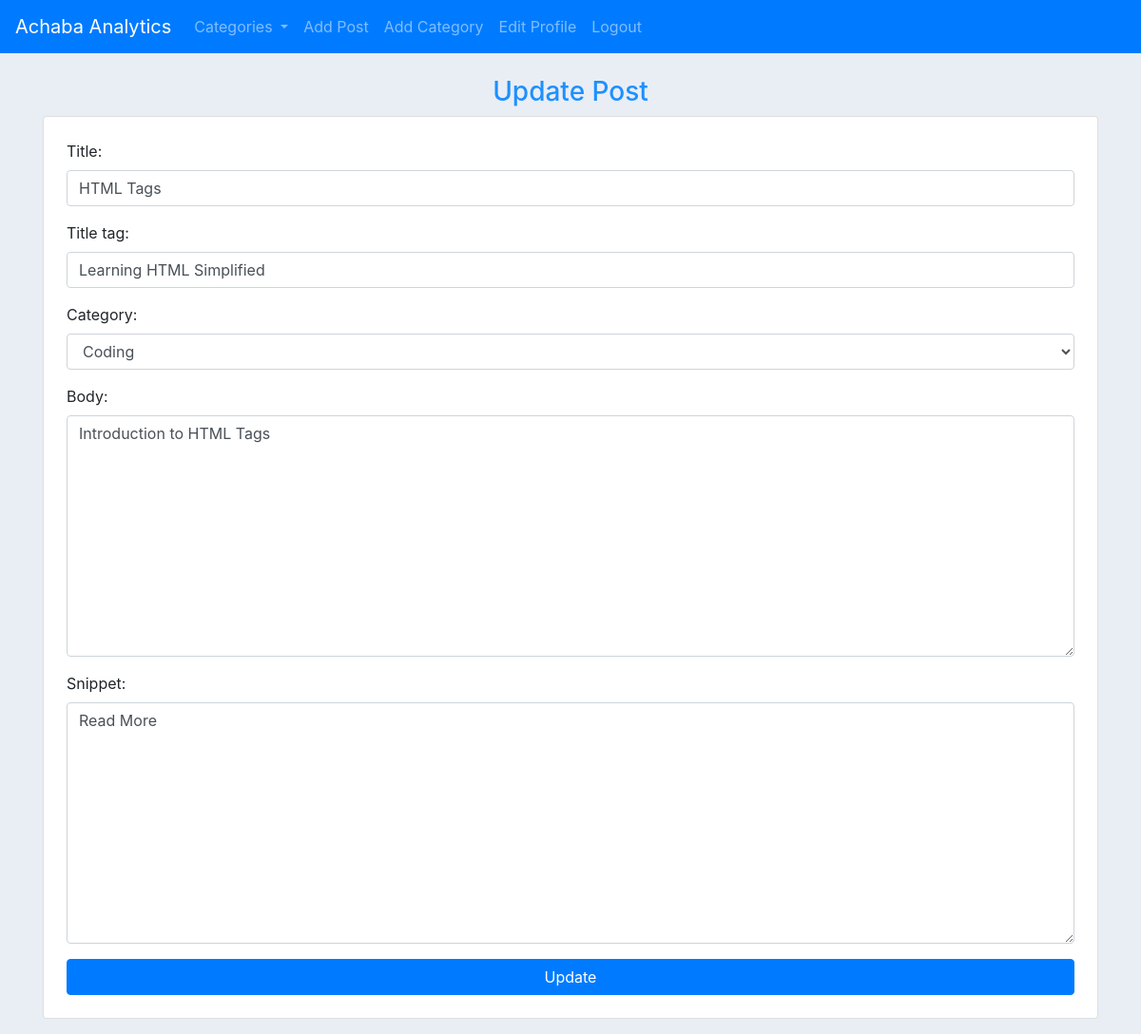
/article/edit/18 (signed in), run on an earlier commit of the app's database.
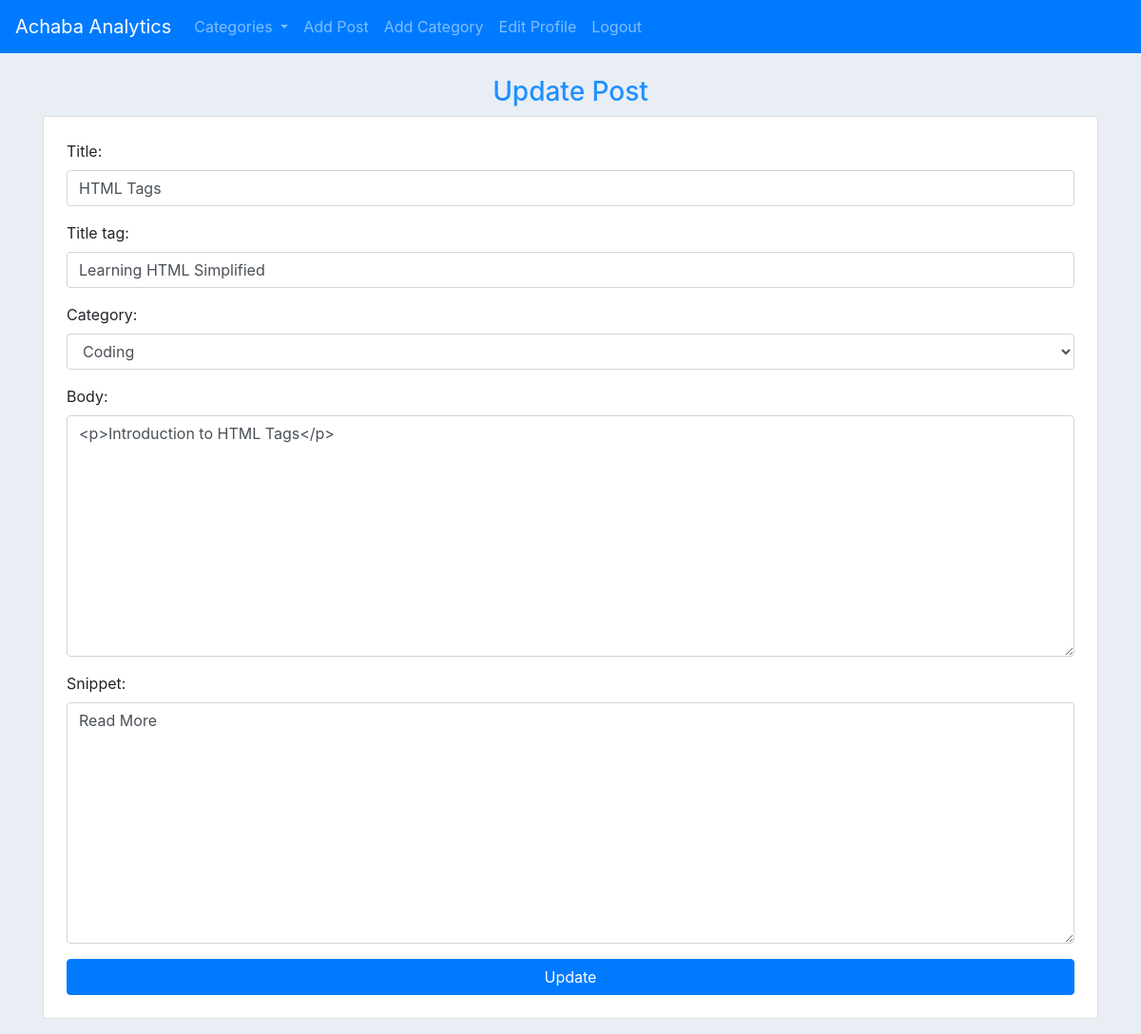
And on a later commit of the database.
### blog_website/models.py (models this page shows, shortened)
class Post(models.Model):
    title = models.CharField(max_length=255)
    header_image = models.ImageField(null=True, blank=True, upload_to='images/')
    title_tag = models.CharField(max_length=255)
    author = models.ForeignKey(User, on_delete=models.CASCADE)
    body = RichTextField(blank=True, null=True)
    category = models.CharField(max_length=255, default='coding')
    pub_date = models.DateField(auto_now_add=True)
    snippet = models.CharField(max_length=255, default='')
    likes = models.ManyToManyField(User, related_name='blog_posts')

### blog_website/views.py (the view)
# urls.py: path('article/edit/<int:pk>', UpdateView.as_view(), name='update'),
class UpdateView(UpdateView):
    model = Post
    form_class = EditForm
    template_name = 'update.html'
    def get_context_data(self, *args, **kwargs):
        cat_menu = Category.objects.all()
        context = super(UpdateView, self).get_context_data(*args, **kwargs)
        context['cat_menu'] = cat_menu
        return context

### blog_website/forms.py
class EditForm(forms.ModelForm):
    class Meta:
        model = Post
        fields = ('title', 'title_tag', 'category', 'body', 'snippet')
        widgets = {
            'title': forms.TextInput(attrs = {'class': 'form-control'}),
            'title_tag': forms.TextInput(attrs = {'class': 'form-control'}),
            'category': forms.Select(choices=choice_list, attrs = {'class': 'form-control'}),
            'body': forms.Textarea(attrs = {'class': 'form-control'}),
            'snippet': forms.Textarea(attrs = {'class': 'form-control'}),
        }

### blog_website/models.py (called while the page is built)
    def __str__(self):
        return self.name

### blog_website/templates/update.html (shortened to what this page needs)
{%extends 'base.html'%}
{%load static%}
{%block content%}
{% if user.is_authenticated%}
{%if user.id == post.author.id%}
<br>
<h3>Update Post</h3>
    <form method="POST" class="form-group card p-4">
        {{form.as_p}}
        <button class="btn btn-primary">Update</button>
    </form>
{%else%}
<h4 style="text-align: center; padding-top: 30px; color: crimson;">Permission Denied! <br> You are not allowed to Edit this Post</h4>
{%endif%}
{%else%}
Access Denied! You Can't Edit this Post
{%endif%}
{%endblock%}

What changed in the data, as far as the page shows it:
changed Post "HTML Tags": body "Introduction to HTML Tags" → "<p>Introduction to HTML Tags</p>"
